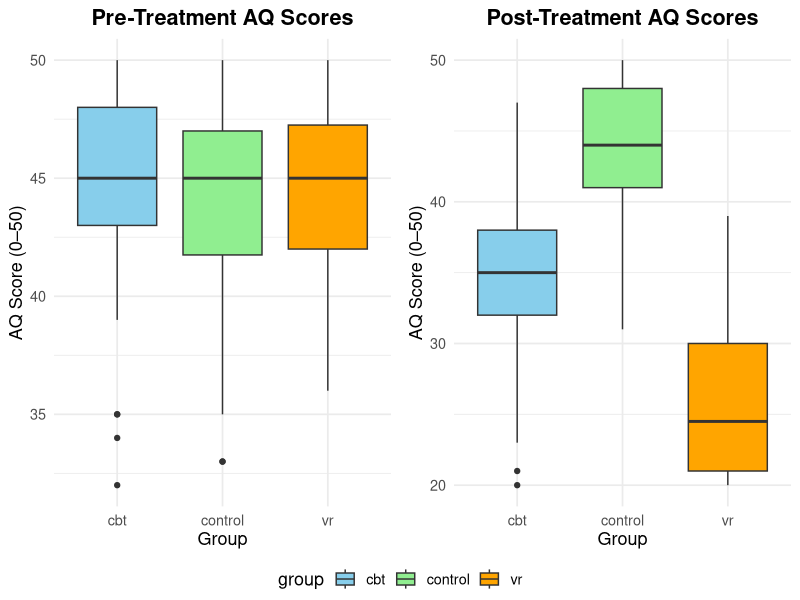
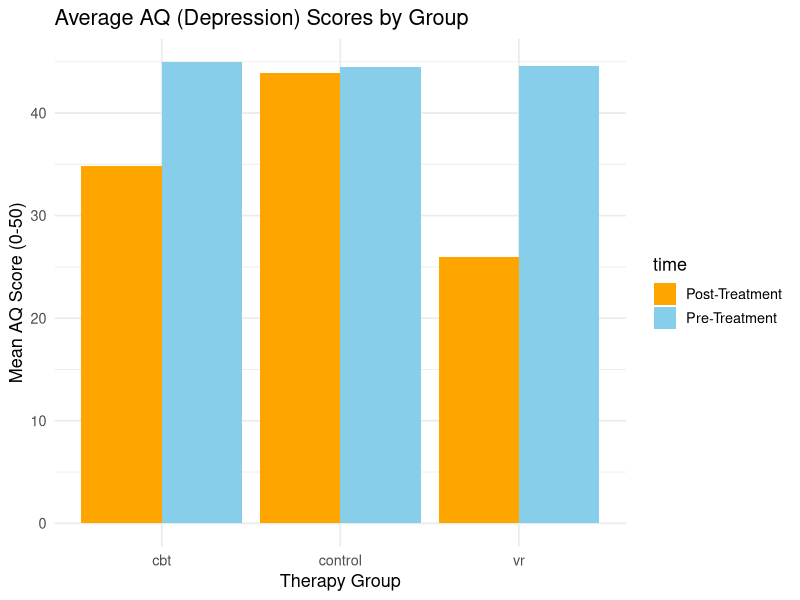
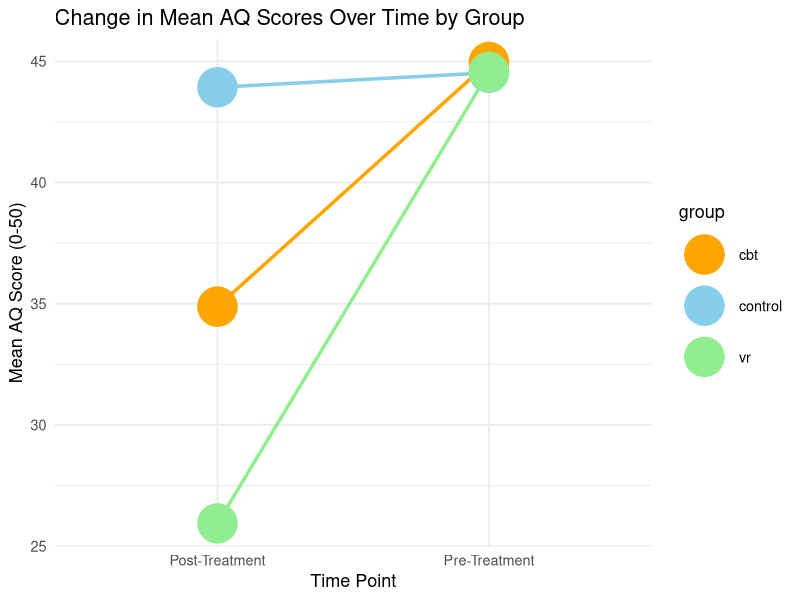
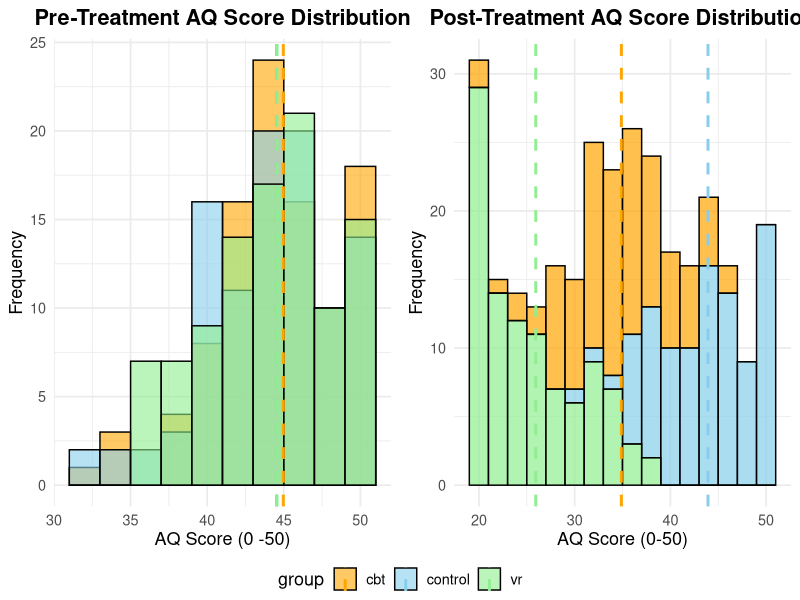
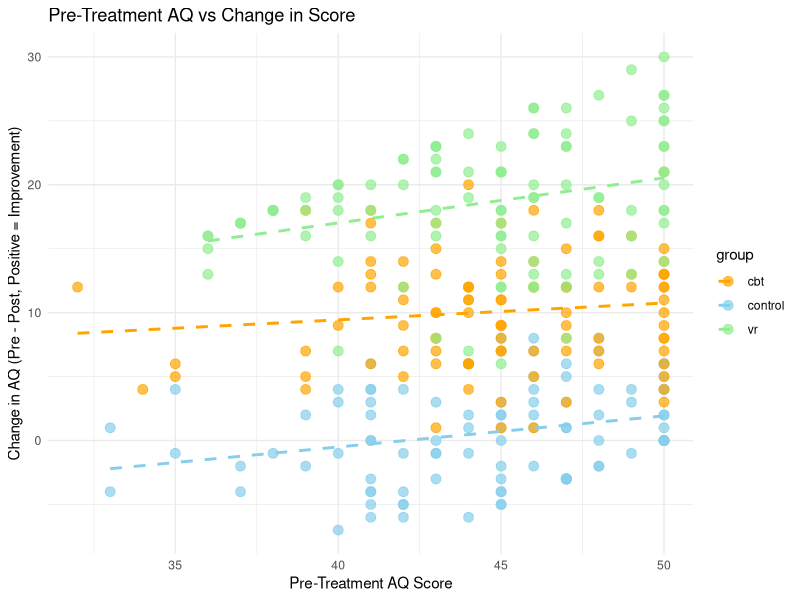

Write the R code that produced these figures, in order.
## ---- chunk 1
# Adding librarys to notebook to run the code correctly
library(tidyverse)
library(ggpubr)
library(rstatix)
library(knitr)
# Read the data frames of the .csv file
df <- read_csv("CA1_Autism_VR_Study_Data_Final.csv")
# Check the column names
colnames(df)
# Change column names to lowercase
df <- df %>% rename_with(tolower) %>% mutate(group = str_trim(tolower(group)))
# Inspect Structure
glimpse(df)
summary(select(df, p1_pre_score, p2_post_score))
# Check for missing values
sapply(df, function(x) sum(is.na(x)))
# Check for values outside the scope of the questionnaire - 0 - 50.1
filter(df, p1_pre_score < 0 | p1_pre_score > 50.1 | p2_post_score < 0 | p2_post_score > 50.1)
# Drop incomplete rows
df <- df %>% drop_na(p1_pre_score, p2_post_score)
# Identify change_score (pre-post AQ)
df <- df %>% mutate(change_score = p1_pre_score - p2_post_score)
# Confirm groups
unique(df$group)
# Check for summary of all columns
summary(select(df, p1_pre_score, p2_post_score, change_score))
## ---- chunk 2
# BoxPlot created to show pre-treatment AQ scores
pre_box <- ggplot(df, aes(x = group, y = p1_pre_score, fill = group)) + geom_boxplot() + scale_fill_manual(values = c("skyblue", "lightgreen", "orange")) + labs(title = "Pre-Treatment AQ Scores",  x = "Group", y = "AQ Score (0–50)") + theme_minimal(base_size = 13) + theme(plot.title = element_text(hjust = 0.5, face = "bold"))

# BoxPlot created to show post-treatment AQ scores
post_box <- ggplot(df, aes(x = group, y = p2_post_score, fill = group)) + geom_boxplot() + scale_fill_manual(values = c("skyblue", "lightgreen", "orange")) + labs(title = "Post-Treatment AQ Scores",  x = "Group", y = "AQ Score (0–50)") + theme_minimal(base_size = 13) + theme(plot.title = element_text(hjust = 0.5, face = "bold"))

# Use ggpbr library to arrange histograms side-by-side to show difference pre and post treatment
library(ggpubr)
ggarrange(pre_box, post_box, ncol = 2, common.legend = TRUE, legend = "bottom")

# Pre-treatment AQ scores shows similar median. Post-Treatment AQ scores show VR Therapy group noticeably lower indicating greater improvement. Boxes show IQR and whiskers show outliers

## ---- chunk 3
# Summarise and group mean score data by group for creating bar chart
avg_dep_scores <- df %>% summarise(mean_pre = mean(p1_pre_score), mean_post = mean(p2_post_score), .by = group) %>% pivot_longer(cols = c(mean_pre, mean_post), names_to = "time", values_to = "mean_score") %>% mutate(time = recode(time, "mean_pre" = "Pre-Treatment", "mean_post" = "Post-Treatment"))

# Bar chart created to show mean AQ scores before and after treatment for each group
ggplot(avg_dep_scores, aes(x = group, y = mean_score, fill = time)) + geom_bar(stat = "identity", position = position_dodge()) + scale_fill_manual(values = c("orange", "skyblue")) + labs(title = "Average AQ (Depression) Scores by Group", x = "Therapy Group", y = "Mean AQ Score (0-50)" ) + theme_minimal(base_size = 13)

# Both CBT and VR Therapy groups show reduced mean AQ scores after treatment
## ---- chunk 4
# Summarise and group mean score data by time for creating line graph
avg_dep_time <- df %>% summarise(mean_pre = mean(p1_pre_score), mean_post = mean(p2_post_score), .by = group) %>% pivot_longer(cols = c(mean_pre, mean_post), names_to = "time", values_to = "mean_score") %>% mutate(time = recode(time, "mean_pre" = "Pre-Treatment", "mean_post" = "Post-Treatment"))

# Line graph showing mean AQ scores for each group pre and post treatment
ggplot(avg_dep_time, aes(x = time, y = mean_score, group = group, color = group)) + geom_line(linewidth = 1.2) + geom_point(size = 13) + scale_colour_manual(values = c("orange", "skyblue", "lightgreen")) + labs(title = "Change in Mean AQ Scores Over Time by Group", x = "Time Point", y = "Mean AQ Score (0-50)" ) + theme_minimal(base_size = 13)

# Both CBT and VR Therapy groups downward trends from pre-treatment to post-treatment - VR Therapy shows greater reduction 
## ---- chunk 5
# Calculate pre-treatment AQ score distributions across the 3 groups
pre_hist <- ggplot(df, aes(x = p1_pre_score, fill = group)) + geom_histogram(binwidth = 2, alpha = 0.6, position = "identity", color = "black") + geom_vline(data = df %>% group_by(group) %>% summarise(mean_pre = mean(p1_pre_score)), aes(xintercept = mean_pre, colour = group), linetype = "dashed", linewidth = 1) +scale_fill_manual(values = c("orange", "skyblue", "lightgreen")) + scale_colour_manual(values = c("orange", "skyblue", "lightgreen")) + labs(title = "Pre-Treatment AQ Score Distribution", x = "AQ Score (0 -50)", y = "Frequency") + theme_minimal(base_size = 13) + theme(plot.title = element_text(hjust = 0.5, face = "bold"))

# Calculate post-treatment AQ score distributions across the 3 groups
post_hist <- ggplot(df, aes(x = p2_post_score, fill = group)) + geom_histogram(binwidth = 2, alpha = 0.7, colour = "black") + geom_vline(data = df %>% group_by(group) %>% summarise(mean_post = mean(p2_post_score)), aes(xintercept = mean_post, color = group), linetype = "dashed", linewidth = 1) + scale_fill_manual(values = c("orange", "skyblue", "lightgreen")) + scale_colour_manual(values = c("orange", "skyblue", "lightgreen")) + labs(title = "Post-Treatment AQ Score Distribution", x = "AQ Score (0-50)", y = "Frequency") + theme_minimal(base_size = 13) + theme(plot.title = element_text(hjust = 0.5, face = "bold"))

# Use ggpbr library to arrange histograms side-by-side to show difference pre and post treatment
library(ggpubr)
ggarrange(pre_hist, post_hist, ncol = 2, common.legend = TRUE, legend = "bottom")

# All groups show similar AQ score pre-treatment. Post-treatment, both CBT and VR Therapy groups show lower AQ score indicating improvement
## ---- chunk 6

# Scatterplot showing relationship between pre-treatment AQ scores and change in AQ scores post-treatment
ggplot(df, aes(x = p1_pre_score, y = change_score, colour = group)) + geom_point(size = 3, alpha = 0.7) + geom_smooth(method = "lm", se = FALSE, linetype = "dashed") + scale_colour_manual(values = c("orange", "skyblue", "lightgreen")) + labs(title = "Pre-Treatment AQ vs Change in Score", x = "Pre-Treatment AQ Score", y = "Change in AQ (Pre - Post, Positive = Improvement)" ) + theme_minimal()

# A positive change indicates improvement - Participants with higher pre-treatment AQ scores tended to have a larger improvement

## ---- chunk 7
# Assign and filter by group
cbt <- df %>% filter(group == "cbt")
vr <- df %>% filter(group == "vr")
control <- df %>% filter (group == "control")

# t-test by group
t_cbt <- t.test(cbt$p1_pre_score, cbt$p2_post_score, paired = TRUE)
t_vr <- t.test(vr$p1_pre_score, vr$p2_post_score, paired = TRUE)
t_control <- t.test(control$p1_pre_score, control$p2_post_score, paired = TRUE)

# Output results of t-tests in list
list(CBT = t_cbt, VR = t_vr, CONTROL = t_control)

# Interpretation: 
# CBT - significant improvement: t=22.9, p<.001. Mean diff = 10.99. CI between 9.2-11
# VR - Very big improvement: t=37.6, p<.001. Mean diff = 18.62. CI between 17.6-19.6
# CONTROL - no significant change: t=1.59, p=0.115. Mean diff = 0.6. CI include 0 - no change

# Results suggest that both CBT and VR reduced AQ scores with VR Therapy having a significant impact
## ---- chunk 8
# Assign and filter by groups - VR & Control, CBT & Control, VR and CBT
vr_control <- df %>% filter(group %in% c("vr", "control"))
cbt_control <- df %>% filter(group %in% c("cbt", "control"))
vr_cbt <- df %>% filter(group %in% c("vr", "cbt"))

# t-test between groups - VR vs Control | CBT vs Control | VR vs CBT 
t_vr_control <- t.test(change_score ~ group, data = vr_control, var.equal = TRUE)
t_cbt_control <- t.test(change_score ~ group, data = cbt_control, var.equal = TRUE)
t_vr_cbt <- t.test(change_score ~ group, data = vr_cbt, var.equal = TRUE)

# Output results of between group t-tests in list
list(VR_vs_CONTROL = t_vr_control, CBT_vs_CONTROL = t_cbt_control, VR_vs_CBT = t_vr_cbt)

# Interpretation: 
# VR vs CONTROL - VR improves more than control: t=-28.95, p<.001. Mean improvement: VR = 18.62, Control = 0.6. CI between -19.25, -16.79. 18 point improvement 18.62 - 0.6
# CBT vs CONTROL - CBT improves more than control: t=16.35, p<.001. Mean improvement: CBT = 10.09, Control = 0.6. CI between 8.35, 10.63. 9/10 point improvement 10.09 - 0.6
# VR vs CBT - CBT improves more than control: t=-12.38, p<.001. Mean improvement: VR = 18.62, CBT = 10.09. CI between -9.84, -7.22. 7-10 point improvement 18.62 - 10.09

# Results suggest that both CBT and VR were a significant improvement on the Control group and comparing VR and CBT showed that the VR group achieved a larger improvement

## ---- chunk 9

